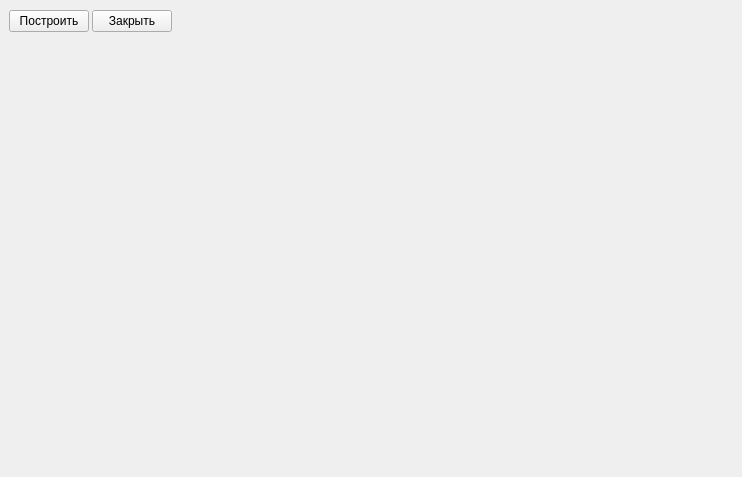
<?xml version="1.0" encoding="UTF-8"?>
<ui version="4.0">
 <class>Widget</class>
 <widget class="QWidget" name="Widget">
  <property name="geometry">
   <rect>
    <x>0</x>
    <y>0</y>
    <width>742</width>
    <height>477</height>
   </rect>
  </property>
  <property name="windowTitle">
   <string>График</string>
  </property>
  <layout class="QVBoxLayout" name="verticalLayout">
   <property name="spacing">
    <number>0</number>
   </property>
   <property name="leftMargin">
    <number>0</number>
   </property>
   <property name="topMargin">
    <number>0</number>
   </property>
   <property name="rightMargin">
    <number>5</number>
   </property>
   <property name="bottomMargin">
    <number>0</number>
   </property>
   <item>
    <layout class="QHBoxLayout" name="horizontalLayout">
     <property name="spacing">
      <number>3</number>
     </property>
     <property name="leftMargin">
      <number>9</number>
     </property>
     <property name="topMargin">
      <number>10</number>
     </property>
     <property name="rightMargin">
      <number>3</number>
     </property>
     <property name="bottomMargin">
      <number>3</number>
     </property>
     <item>
      <widget class="QPushButton" name="bPlot">
       <property name="text">
        <string>Построить</string>
       </property>
      </widget>
     </item>
     <item>
      <widget class="QPushButton" name="bClose">
       <property name="text">
        <string>Закрыть</string>
       </property>
      </widget>
     </item>
     <item>
      <spacer name="horizontalSpacer">
       <property name="orientation">
        <enum>Qt::Horizontal</enum>
       </property>
       <property name="sizeHint" stdset="0">
        <size>
         <width>40</width>
         <height>20</height>
        </size>
       </property>
      </spacer>
     </item>
    </layout>
   </item>
   <item>
    <widget class="GraphicWidget" name="graphic" native="true">
     <property name="enabled">
      <bool>true</bool>
     </property>
     <property name="sizePolicy">
      <sizepolicy hsizetype="Expanding" vsizetype="Expanding">
       <horstretch>0</horstretch>
       <verstretch>0</verstretch>
      </sizepolicy>
     </property>
    </widget>
   </item>
  </layout>
 </widget>
 <layoutdefault spacing="6" margin="11"/>
 <customwidgets>
  <customwidget>
   <class>GraphicWidget</class>
   <extends>QWidget</extends>
   <header>graphicwidget.h</header>
   <container>1</container>
  </customwidget>
 </customwidgets>
 <resources/>
 <connections>
  <connection>
   <sender>bClose</sender>
   <signal>clicked()</signal>
   <receiver>Widget</receiver>
   <slot>close()</slot>
   <hints>
    <hint type="sourcelabel">
     <x>202</x>
     <y>21</y>
    </hint>
    <hint type="destinationlabel">
     <x>370</x>
     <y>238</y>
    </hint>
   </hints>
  </connection>
 </connections>
</ui>
